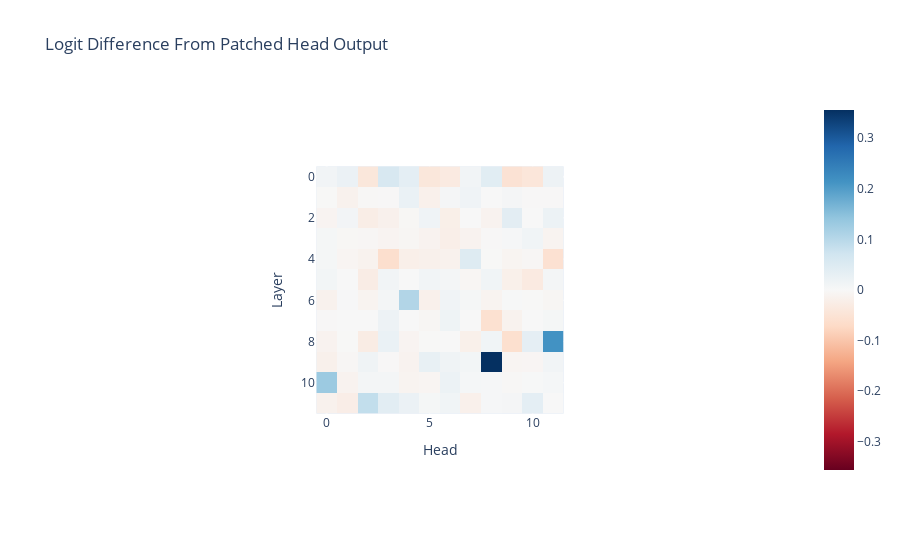

Notebook cell for this chart:
### Code cell
imshow(patched_head_z_diff, title="Logit Difference From Patched Head Output", labels={"x":"Head", "y":"Layer"})

### Figure 1 — Plotly figure (JSON) as saved in the notebook; plotly's stock layout.template omitted (floating-point values rounded to 4 significant figures; data arrays with more than 128 entries replaced by an {"elided": "..."} marker saying what was removed)
{"data": [{"coloraxis": "coloraxis", "hovertemplate": "Head: %{x}<br>Layer: %{y}<br>color: %{z}<extra></extra>", "name": "0", "type": "heatmap", "xaxis": "x", "yaxis": "y", "z": {"elided": "12x12 float values"}}], "layout": {"autosize": true, "coloraxis": {"cmid": 0, "colorscale": [[0, "rgb(103,0,31)"], [0.1, "rgb(178,24,43)"], [0.2, "rgb(214,96,77)"], [0.3, "rgb(244,165,130)"], [0.4, "rgb(253,219,199)"], [0.5, "rgb(247,247,247)"], [0.6, "rgb(209,229,240)"], [0.7, "rgb(146,197,222)"], [0.8, "rgb(67,147,195)"], [0.9, "rgb(33,102,172)"], [1, "rgb(5,48,97)"]]}, "title": {"text": "Logit Difference From Patched Head Output"}, "xaxis": {"anchor": "y", "autorange": true, "constrain": "domain", "domain": [0.3282, 0.6718], "range": [-0.5, 11.5], "scaleanchor": "y", "title": {"text": "Head"}}, "yaxis": {"anchor": "x", "autorange": true, "constrain": "domain", "domain": [0, 1], "range": [11.5, -0.5], "title": {"text": "Layer"}}}}
